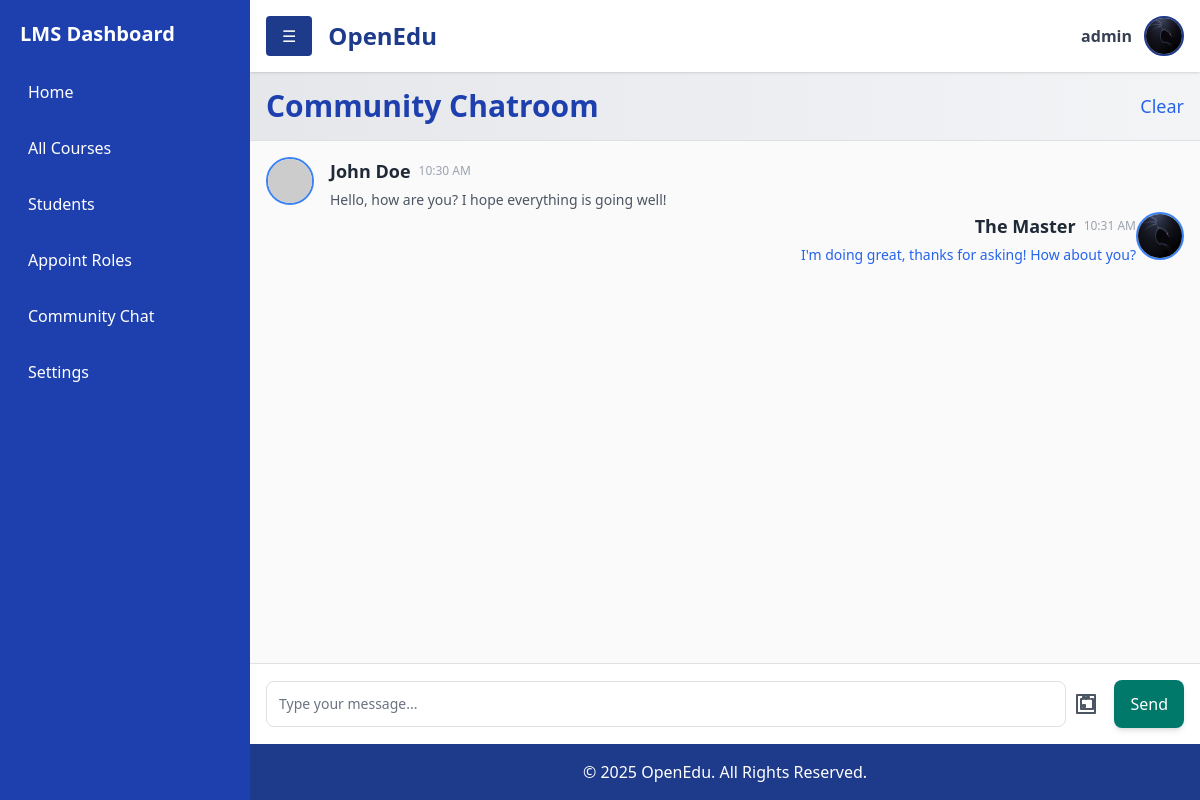
The app's page /chat/ (signed in) with its own data.
### accounts/models.py (models this page shows, shortened)
class User(AbstractUser):
    contact = models.CharField(max_length=15, blank=True, null=True)
    profilepicture = models.ImageField(upload_to='images/profilepictures', blank=True, null=True,default='images/profilepictures/rafid1.jpg')
    role=models.TextField(default='user')
    course=models.IntegerField(default=-1)
    department=models.IntegerField(default=-1)
    groups = models.ManyToManyField(
        'auth.Group',
        related_name='custom_user_set',
        blank=True
    )
    user_permissions = models.ManyToManyField(
        'auth.Permission',
        related_name='custom_user_permissions_set',
        blank=True
    )

### commChat/views.py (the view)
# urls.py: path('', commChat, name='commChat'),
def commChat(request):
    return render(request, 'commChat.html')

### commChat/templates/commChat.html (shortened to what this page needs)
{% extends 'dashboard.html' %} {% block content %} {% load static %}
<link rel="stylesheet" href="{% static 'css/commChat.css' %}" />
<div
  class="chatbox-container bg-white shadow-2xl w-full h-full flex flex-col overflow-hidden"
>
 {% include 'commChatComponents/chatHeader.html'%}
  <div class="chat-messages">
    {% include 'commChatComponents/senderText.html'%}
    {% include 'commChatComponents/recieverText.html'%}
  </div>
  {% include 'commChatComponents/inboxForm.html' %}
  </div>
{%endblock%}

### home/templates/inc/header.html (shortened to what this page needs)
<header class="bg-white shadow p-4 flex justify-between items-center relative">
  <div class="flex items-center space-x-4">
    <button
      onclick="toggleSidebar()"
      class="bg-blue-900 text-white px-4 py-2 rounded"
    >
      ☰
    </button>
    <h1 class="text-2xl font-bold text-blue-900">OpenEdu</h1>
  </div>
  <div class="flex items-center space-x-3 relative">
    <span class="text-gray-700 font-semibold">
      {{ request.user.username }}
    </span>
    <a
      href="javascript:void(0);"
      onclick="toggleDropdownProfile()"
      class="w-10 h-10"
    >
      <img
        src="{{ request.user.profilepicture.url }}"
        alt="Profile"
        class="w-10 h-10 rounded-full border-2 border-blue-900"
      />
    </a>
  </div>
</header>

### commChat/templates/commChatComponents/recieverText.html
<div class="flex items-start justify-end">
  <div class="ml-4 flex flex-col items-end">
    <div class="flex items-center space-x-2">
      <span class="text-lg font-semibold text-gray-800"
        >{{request.user.first_name}} {{request.user.last_name}}</span
      >
      <span class="text-xs text-gray-400">10:31 AM </span>
    </div>
    <p class="text-sm text-blue-600 mt-1 leading-relaxed">
      I'm doing great, thanks for asking! How about you?
    </p>
  </div>
  <div class="flex-shrink-0">
    <img
      src="{{request.user.profilepicture.url}}"
      alt="Receiver Avatar"
      class="h-12 w-12 rounded-full border-2 border-blue-500"
    />
  </div>
</div>

### commChat/static/css/commChat.css (style rules this page uses)
.chatbox-container { display: flex; flex-direction: column; height: 100%; width: 100%; justify-content: center; }
.chat-messages { flex-grow: 1; overflow-y: auto; padding: 16px; space-y: 6px; background-color: #fafafa; }

### records on screen
User: user.username "admin", user.profilepicture (picture), user.first_name "The", user.last_name "Master"
